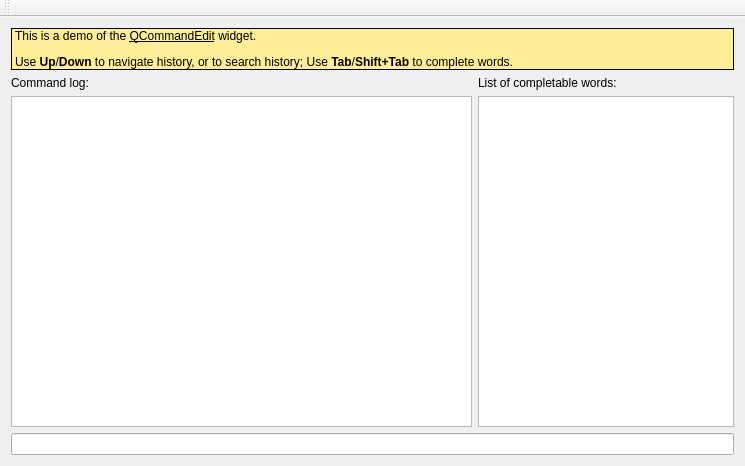
<?xml version="1.0" encoding="UTF-8"?>
<ui version="4.0">
 <class>MainWindow</class>
 <widget class="QMainWindow" name="MainWindow">
  <property name="geometry">
   <rect>
    <x>0</x>
    <y>0</y>
    <width>745</width>
    <height>466</height>
   </rect>
  </property>
  <property name="windowTitle">
   <string>QCommandEdit Demo</string>
  </property>
  <widget class="QWidget" name="centralWidget">
   <layout class="QGridLayout" name="gridLayout">
    <item row="4" column="0" colspan="2">
     <widget class="QCommandEdit" name="commandEdit"/>
    </item>
    <item row="2" column="1">
     <widget class="QLabel" name="labelListWords">
      <property name="text">
       <string>List of completable words:</string>
      </property>
     </widget>
    </item>
    <item row="3" column="0">
     <widget class="QTextEdit" name="textCmdLog">
      <property name="readOnly">
       <bool>true</bool>
      </property>
     </widget>
    </item>
    <item row="3" column="1">
     <widget class="QListWidget" name="listWords">
      <property name="sizePolicy">
       <sizepolicy hsizetype="Fixed" vsizetype="Expanding">
        <horstretch>0</horstretch>
        <verstretch>0</verstretch>
       </sizepolicy>
      </property>
      <property name="maximumSize">
       <size>
        <width>355</width>
        <height>16777215</height>
       </size>
      </property>
     </widget>
    </item>
    <item row="2" column="0">
     <widget class="QLabel" name="labelCmdLog">
      <property name="text">
       <string>Command log:</string>
      </property>
     </widget>
    </item>
    <item row="1" column="0" colspan="2">
     <widget class="QLabel" name="label">
      <property name="styleSheet">
       <string notr="true">background: rgb(255, 238, 153);</string>
      </property>
      <property name="frameShape">
       <enum>QFrame::Box</enum>
      </property>
      <property name="frameShadow">
       <enum>QFrame::Plain</enum>
      </property>
      <property name="text">
       <string>&lt;html&gt;&lt;head/&gt;&lt;body&gt;&lt;p&gt;This is a demo of the &lt;span style=&quot; text-decoration: underline;&quot;&gt;QCommandEdit&lt;/span&gt; widget.&lt;/p&gt;&lt;p&gt;Use &lt;span style=&quot; font-weight:600;&quot;&gt;Up&lt;/span&gt;/&lt;span style=&quot; font-weight:600;&quot;&gt;Down&lt;/span&gt; to navigate history, or to search history; Use &lt;span style=&quot; font-weight:600;&quot;&gt;Tab&lt;/span&gt;/&lt;span style=&quot; font-weight:600;&quot;&gt;Shift+Tab&lt;/span&gt; to complete words.&lt;/p&gt;&lt;/body&gt;&lt;/html&gt;</string>
      </property>
      <property name="wordWrap">
       <bool>false</bool>
      </property>
      <property name="margin">
       <number>16</number>
      </property>
     </widget>
    </item>
   </layout>
  </widget>
  <widget class="QMenuBar" name="menuBar">
   <property name="geometry">
    <rect>
     <x>0</x>
     <y>0</y>
     <width>745</width>
     <height>22</height>
    </rect>
   </property>
  </widget>
  <widget class="QToolBar" name="mainToolBar">
   <attribute name="toolBarArea">
    <enum>TopToolBarArea</enum>
   </attribute>
   <attribute name="toolBarBreak">
    <bool>false</bool>
   </attribute>
  </widget>
 </widget>
 <layoutdefault spacing="6" margin="11"/>
 <customwidgets>
  <customwidget>
   <class>QCommandEdit</class>
   <extends>QLineEdit</extends>
   <header>qcommandedit.h</header>
  </customwidget>
 </customwidgets>
 <resources/>
 <connections/>
</ui>
